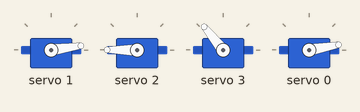
Simulated run of this sketch. Board: Arduino Uno, built with avr-gcc and run on an emulated ATmega328P. Shown: 4 × servo. What the sketch prints to the serial monitor is not drawn.

Above: at 0.05 s.
At 1.85 s:
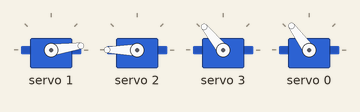
At 3.65 s:
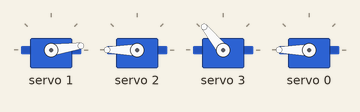
At 7.3 s:
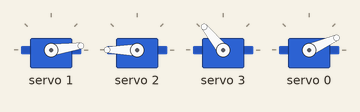
Timing chart, 0 to 9.8 s (numbered marks = the images above):
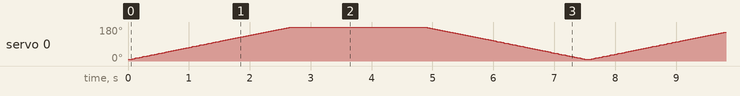

The sketch:

ServoTest.ino
```cpp
//by bitluni
//for PWM extension board
//servo 0 is moved back forth (not smooth.. timing is messed up)
//servo 1 is 0°
//servo 2 is 180°
//servo 3 is 90°

#include <Wire.h>
#include <Adafruit_PWMServoDriver.h>

const int servoPulseMin = 128;
const int servoPulseMax = 640;
const int servoPulseWidth = servoPulseMax - servoPulseMin;

Adafruit_PWMServoDriver pwm = Adafruit_PWMServoDriver(0x40);

void setServo(int servo, float angle)
{
  pwm.setPWM(servo, 0, int(servoPulseMin + angle / 180.f * servoPulseWidth));
}

void setup()
{
    Serial.begin(9600);
  Serial.println("Setup");
  pwm.begin();
  pwm.setPWMFreq(50);
  for(int i = 0; i < 16; i++)
    pwm.setPWM(i, 4096, 0);
  setServo(1, 0);
  setServo(2, 180);
  setServo(3, 90);
}

void loop()
{
  static int pos = 0;
  for (pos = 0; pos <= 180; pos += 1)
  {
    setServo(0, pos);
    delay(20);
  }
  for(; pos >= 0; pos -= 1)
  {
    setServo(0, pos);
    delay(20);
  }
}
```
